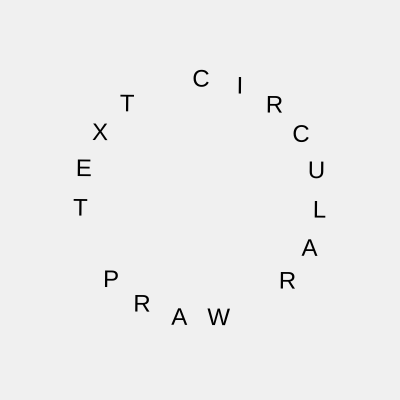
Frame 1 (no input)
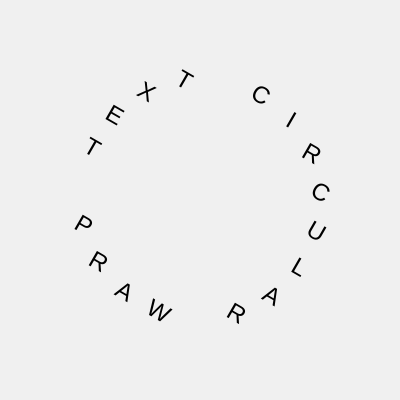
Frame 60 (no input)
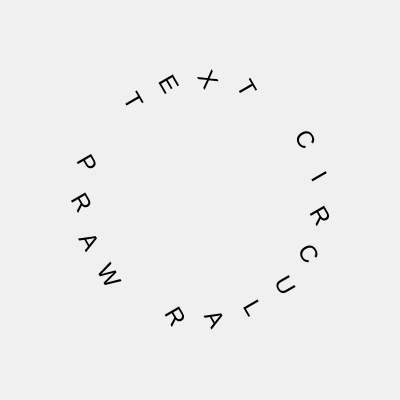
Frame 120 (the mouse pressed at the canvas centre since frame 60)

The p5.js sketch that drew these frames (run headless with seeded random() and noise() and a simulated clock; from frame 60 on, the mouse is pressed at the canvas centre):

// p5.js sketch
// ── sketch.js
let msg = "CIRCULAR WARP TEXT ";
let radius = 120;

function setup() {
  createCanvas(400, 400);
  angleMode(DEGREES);
  textSize(24);
  textAlign(CENTER, CENTER);
}

function draw() {
  background(240);
  translate(width / 2, height / 2);
  rotate(frameCount * 0.5); // Optional rotation

  let totalChars = msg.length;
  let angleStep = 360 / totalChars;

  for (let i = 0; i < totalChars; i++) {
    push();
    let angle = i * angleStep;
    rotate(angle);
    translate(0, -radius);
    // Counter-rotate the letter so it stays upright
    rotate(-angle); 
    fill(0);
    text(msg[i], 0, 0);
    pop();
  }
}
